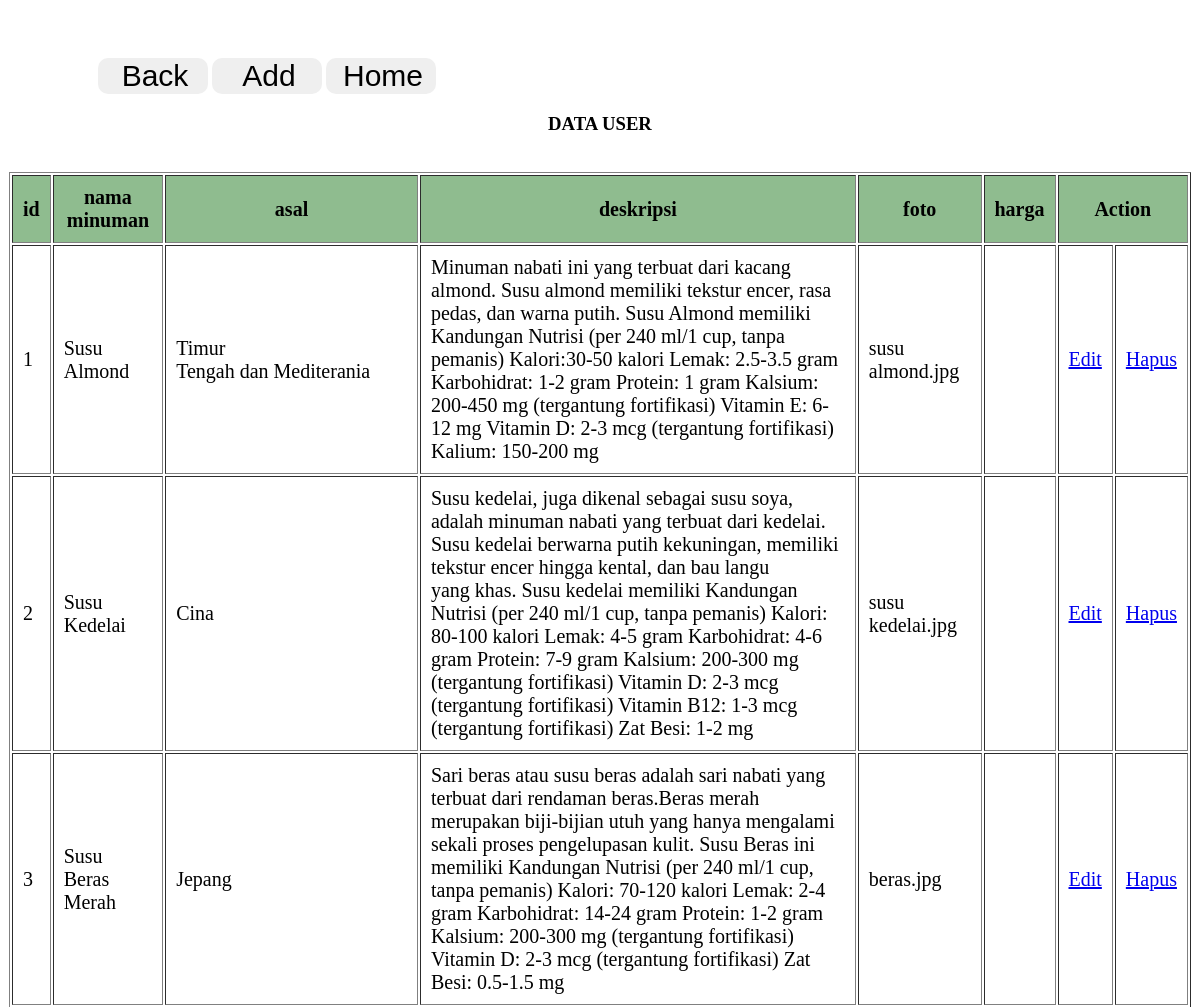
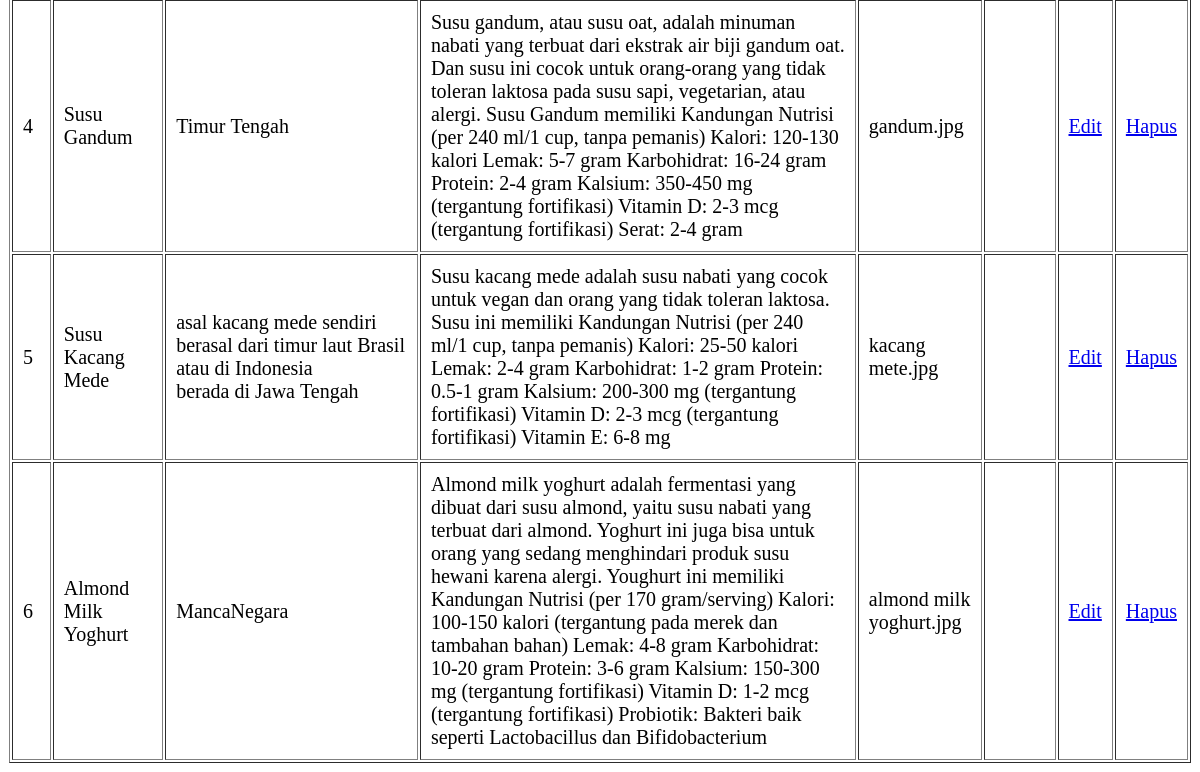
/ukl/dataminuman.php, run on the app's committed database (2 pictures, top to bottom).
### tables this page shows
CREATE TABLE `minuman` (
  `id_minuman` int(11) NOT NULL,
  `nama_minuman` varchar(100) NOT NULL,
  `asal_minuman` varchar(100) NOT NULL,
  `deskripsi` varchar(1000) NOT NULL,
  `foto` varchar(100) NOT NULL,
  `id_user` int(100) NOT NULL
);

### ukl/dataminuman.php (the view, shortened to what this page needs)
<!DOCTYPE html>
<html lang="en">
<head>
    </head>
    <body>
    <div class="servicess">
        <a href="datamakanan.php" class="learn-isi"><button>Back</button></a>
        <a href="tambahminuman.php" class="learn-isi"><button>Add</button></a>
        <a href="home.php" class="learn-isi"><button>Home</button></a>
    </div>
    <h3 class="judul">DATA USER</h3>
    <br>
    <div class="tabel">
    <table border="1">
    <tr>
        <th>id</th>
        <th>nama minuman</th>
        <th>asal</th>
        <th>deskripsi</th>
        <th>foto</th>
        <th>harga</th>
        <th colspan="2">Action</th>
    </tr>
    </div>
<?php
include 'koneksi.php';
$result = mysqli_query($mysqli, "SELECT * FROM minuman") or die (mysqli_error());
while($data = mysqli_fetch_array($result)){
    ?>
    <tr>
        <td><?php echo $data['id_minuman']; ?></td>
        <td><?php echo $data['nama_minuman']; ?></td>
        <td><?php echo $data['asal_minuman']; ?></td>
        <td><?php echo $data['deskripsi']; ?></td>
        <td><?php echo $data['foto']; ?></td>
        <td><?php echo $data['harga_minuman']; ?></td>
        <td><a href='editdatauser.php?Id=<?php echo $data['id_minuman'];?>'>Edit</a></td>
        <td><a href='deleteuser.php?Id=<?php echo $data['id_minuman'];?>'>Hapus</a></td>
        <?php
    }
    ?>
    </tr>
</html>

### ukl/dataminuman.php (style rules this page uses)
.judul { text-align: center; font-weight:600; color:black; }
.tabel th { background-color: #8FBC8F; height:40px; padding:10px; }
.tabel { border-collapse: collapse; font-size:20px; border:1px solid white; display: flex; justify-content: center; align-items: center; }
.tabel td { padding:10px; height:25px; }
.servicess { text-align: left ; padding-left: 90px; }
.servicess button { margin-top: 50px; padding-left: 10px; width: 110px; border-radius: 10px; border: none; font-size: 30px; }

### data on the page
minuman: id_minuman "1", nama_minuman "Susu Almond", asal_minuman "Timur Tengah dan Mediterania", deskripsi "Minuman nabati ini yang terbuat dari kacang almond. Susu almond memiliki tekstur encer, rasa pedas, dan warna putih. Susu Almond memiliki Kandungan Nutrisi (per 240 ml/1 cup, tanpa pemanis) Kalori:30-50 kalori Lemak: 2.5-3.5 gram Karbohidrat: 1-2 gram Protein: 1 gram Kalsium: 200-450 mg (tergantung fortifikasi) Vitamin E: 6-12 mg Vitamin D: 2-3 mcg (tergantung fortifikasi) Kalium: 150-200 mg", foto "susu almond.jpg"
minuman: id_minuman "2", nama_minuman "Susu Kedelai", asal_minuman "Cina", deskripsi "Susu kedelai, juga dikenal sebagai susu soya, adalah minuman nabati yang terbuat dari kedelai. Susu kedelai berwarna putih kekuningan, memiliki tekstur encer hingga kental, dan bau langu yang khas. Susu kedelai memiliki Kandungan Nutrisi (per 240 ml/1 cup, tanpa pemanis) Kalori: 80-100 kalori Lemak: 4-5 gram Karbohidrat: 4-6 gram Protein: 7-9 gram Kalsium: 200-300 mg (tergantung fortifikasi) Vitamin D: 2-3 mcg (tergantung fortifikasi) Vitamin B12: 1-3 mcg (tergantung fortifikasi) Zat Besi: 1-2 mg", foto "susu kedelai.jpg"
minuman: id_minuman "3", nama_minuman "Susu Beras Merah", asal_minuman "Jepang", deskripsi "Sari beras atau susu beras adalah sari nabati yang terbuat dari rendaman beras.Beras merah merupakan biji-bijian utuh yang hanya mengalami sekali proses pengelupasan kulit. Susu Beras ini memiliki Kandungan Nutrisi (per 240 ml/1 cup, tanpa pemanis) Kalori: 70-120 kalori Lemak: 2-4 gram Karbohidrat: 14-24 gram Protein: 1-2 gram Kalsium: 200-300 mg (tergantung fortifikasi) Vitamin D: 2-3 mcg (tergantung fortifikasi) Zat Besi: 0.5-1.5 mg", foto "beras.jpg"
minuman: id_minuman "4", nama_minuman "Susu Gandum", asal_minuman "Timur Tengah", deskripsi "Susu gandum, atau susu oat, adalah minuman nabati yang terbuat dari ekstrak air biji gandum oat. Dan susu ini cocok untuk orang-orang yang tidak toleran laktosa pada susu sapi, vegetarian, atau alergi. Susu Gandum memiliki Kandungan Nutrisi (per 240 ml/1 cup, tanpa pemanis) Kalori: 120-130 kalori Lemak: 5-7 gram Karbohidrat: 16-24 gram Protein: 2-4 gram Kalsium: 350-450 mg (tergantung fortifikasi) Vitamin D: 2-3 mcg (tergantung fortifikasi) Serat: 2-4 gram", foto "gandum.jpg"
minuman: id_minuman "5", nama_minuman "Susu Kacang Mede", asal_minuman "asal kacang mede sendiri berasal dari timur laut Brasil atau di Indonesia berada di Jawa Tengah", deskripsi "Susu kacang mede adalah susu nabati yang cocok untuk vegan dan orang yang tidak toleran laktosa. Susu ini memiliki Kandungan Nutrisi (per 240 ml/1 cup, tanpa pemanis) Kalori: 25-50 kalori Lemak: 2-4 gram Karbohidrat: 1-2 gram Protein: 0.5-1 gram Kalsium: 200-300 mg (tergantung fortifikasi) Vitamin D: 2-3 mcg (tergantung fortifikasi) Vitamin E: 6-8 mg", foto "kacang mete.jpg"
minuman: id_minuman "6", nama_minuman "Almond Milk Yoghurt", asal_minuman "MancaNegara", deskripsi "Almond milk yoghurt adalah fermentasi yang dibuat dari susu almond, yaitu susu nabati yang terbuat dari almond. Yoghurt ini juga bisa untuk orang yang sedang menghindari produk susu hewani karena alergi. Youghurt ini memiliki Kandungan Nutrisi (per 170 gram/serving) Kalori: 100-150 kalori (tergantung pada merek dan tambahan bahan) Lemak: 4-8 gram Karbohidrat: 10-20 gram Protein: 3-6 gram Kalsium: 150-300 mg (tergantung fortifikasi) Vitamin D: 1-2 mcg (tergantung fortifikasi) Probiotik: Bakteri baik seperti Lactobacillus dan Bifidobacterium", foto "almond milk yoghurt.jpg"
